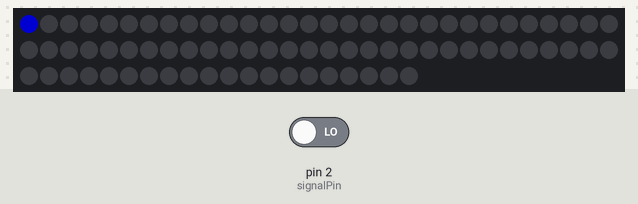
Simulated run of this sketch. Board: Arduino Uno, built for the host (arithmetic inside an expression is 32-bit, double 64-bit). On the bench: 80 RGB LEDs in strip order, left to right, continuing on the next row. Inputs (shaded band) come from the test bench; at power-on: pin 2 (signalPin) LOW. Dim RGB values are drawn brighter than linear; colours are those a GRB WS2812 strip shows for the declared byte order.

Above: at 0.15 s.
At 1.36 s:
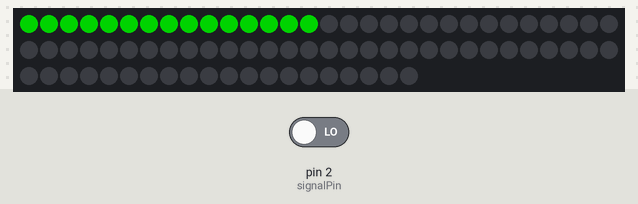
At 14.1 s:
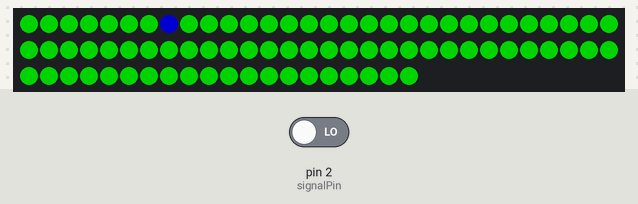

The sketch:

TestLEDCodeForLawnmower.ino
```cpp
#include <FastLED.h>

#define LED_PIN 5
#define BRIGHTNESS 64
#define NUM_LEDS 80
#define signalPin 2
CRGB leds[NUM_LEDS];

void setup() {
  FastLED.addLeds<WS2812B, LED_PIN, RGB>(leds, NUM_LEDS);
  pinMode(signalPin, INPUT);
}

void loop() {
  if (digitalRead(signalPin) == HIGH) {
    for (int i = 0; i <= NUM_LEDS; i++) {
      leds[i] = CRGB(0,0,255);
      FastLED.show();
      delay(25);
      leds[i] = CRGB(0,255,0);
      FastLED.show();
      delay(25);
      leds[i] = CRGB(255,0,0);
      FastLED.show();
      delay(25);
    }
  } else {
    for (int i = 0; i <= NUM_LEDS; i++) {
      leds[i] = CRGB(0,0,127);
      FastLED.show();
      delay(25);
      leds[i] = CRGB(0,127,0);
      FastLED.show();
      delay(25);
      leds[i] = CRGB(127,0,0);
      FastLED.show();
      delay(25);
    }
  }
}
```
